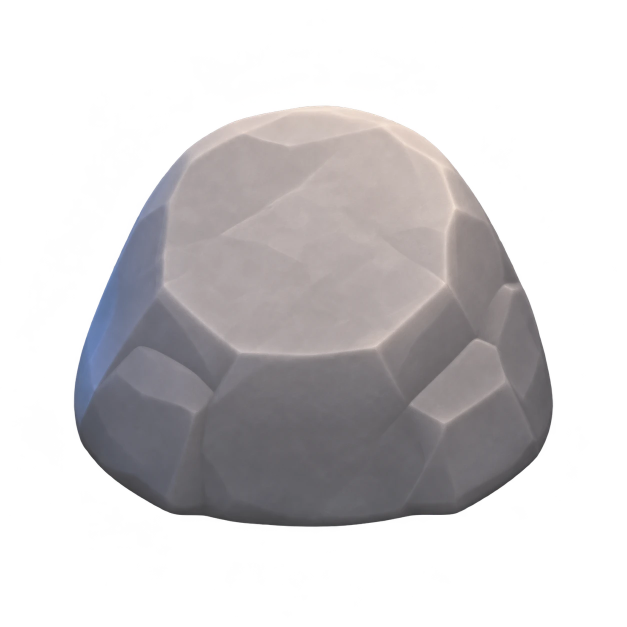
#> input picture design/reference/turnflock/garden/25-rock-hd.webp, 1254 x 1254 px, found by its file name (shown at 1/2 size); its folder holds 6 pictures in this run
$ python garden-obstacles.py
#> lines starting #> are read from the running program, lines starting #| are printed output that depends on the picture; after the words box and inside, x2 and y2 are one past the last pixel; in counts of white or black regions, pixels touching at a corner belong together
#!/usr/bin/env python3
"""Cut the garden-theme obstacles out of the owner's pictures.

Reads  design/reference/turnflock/garden/25-rock-hd.webp, 26-rock-moss-light-hd.webp,
       27-rock-mossy-hd.webp, 28-stump-hd.webp (already cut out by the owner),
       06-bush-flowers.png, 17-sheet-bushes-plants.png
Writes assets/turnflock/garden/obstacles/*.webp   (transparent, no shadow)
       data/themes/garden/obstacle-sprites.json   (size and foot of each picture)

The owner's picture is the part: nothing is drawn. Per picture:
1. The background colour is read from the border.
2. The object is everything not reachable from the border through
   background-like pixels (so white flowers inside the bush stay solid).
3. Inside the object alpha is 1. On its outer ring alpha and colour are
   un-mixed from the background (clean edge, no white or grey halo).
4. The soft baked shadow under the object is recognised and left out
   (cut(keep_shadow=0)); cut() can still keep it as semi-transparent lavender.
5. Cropped, scaled with premultiplied alpha (no dark fringe) and saved as WebP.

The three rocks and the stump come already cut out (transparent, no shadow):
their own edge is kept. No obstacle has a shadow under it (owner's choice): the
bushes' baked shadow is dropped too. The pink bush is made from 06-bush-flowers by retinting its white
flowers pink and lilac, as on 17-sheet-bushes-plants, because the pink bush
exists only at 83 px there; the smallest flower stays white, as on the sheet.

Run from the repo root:  python3 tools/asset-pipeline/garden-obstacles.py
Needs Pillow and numpy (tools only; the game has no new dependency).
"""
import json
from pathlib import Path

import numpy as np
from PIL import Image, ImageDraw, ImageFilter

SRC = Path('design/reference/turnflock/garden')
OUT = Path('assets/turnflock/garden/obstacles')
DATA = Path('data/themes/garden/obstacle-sprites.json')
LONGEST = 224          # px, longest side of an obstacle picture (game shows it ~50 CSS px wide)
PLANT_SCALE = 2        # sprig and grass come from a small sheet: twice its size
PLANT_FLOWER = 128     # px, longest side of a loose flower
OBJECT_STEP = 40       # colour distance from the background that ends "background"
SHADOW = np.array([92.0, 74.0, 124.0])   # colour the baked shadow is kept in
QUALITY = 88
SHADOW_LUM = 172       # for a grey object (default of cut()): baked-shadow pixels are lighter than this
DARK_FOOT = 80         # ... and a grey object's foot line is darker than this
COLOURED_SHADOW_LUM = 60   # bushes are never grey, so every grey-lavender pixel low down is shadow
COLOURED_SHADOW_SAT = 0.25 # ... even a slightly tinted one (the leaves are far more saturated)


# [7 lines left out: function load, not called in this run]


def background_of(rgb):
    border = np.concatenate([rgb[0], rgb[-1], rgb[:, 0], rgb[:, -1]])
    return np.median(border, axis=0)


# [11 lines left out: function outside_mask, not called in this run]


def morph(mask, size, grow):
    im = Image.fromarray(np.where(mask, 255, 0).astype(np.uint8))
    im = im.filter(ImageFilter.MaxFilter(size) if grow else ImageFilter.MinFilter(size))
    return np.asarray(im) > 127


# [67 lines left out: functions box_blur, cut, saturation_value, not called in this run]


def components(mask, min_area):
    """Label connected parts of a mask (flood fill); returns a list of boolean masks."""
    # .copy(): an image made from an array shares its memory and ignores flood fills.
    im = Image.fromarray(np.where(mask, 255, 0).astype(np.uint8)).copy()
    out = []
    ys, xs = np.nonzero(mask)
    label = 1
    for y, x in zip(ys[::97], xs[::97]):
        if im.getpixel((int(x), int(y))) != 255:
            continue
        ImageDraw.floodfill(im, (int(x), int(y)), label)
        part = np.asarray(im) == label
        if part.sum() >= min_area:
            out.append(part)
        label += 1
        if label > 250:
            break
    return out


# [51 lines left out: functions flower_masks, flower_cut, pink_flowers, not called in this run]


def from_cutout(name):
    """A picture the owner supplied already cut out: its own alpha, stray specks dropped."""
#> called with name = '25-rock-hd.webp'
    a = np.asarray(Image.open(SRC / name).convert('RGBA')).astype(np.float64)
    rgb, alpha = a[..., :3], a[..., 3] / 255.0
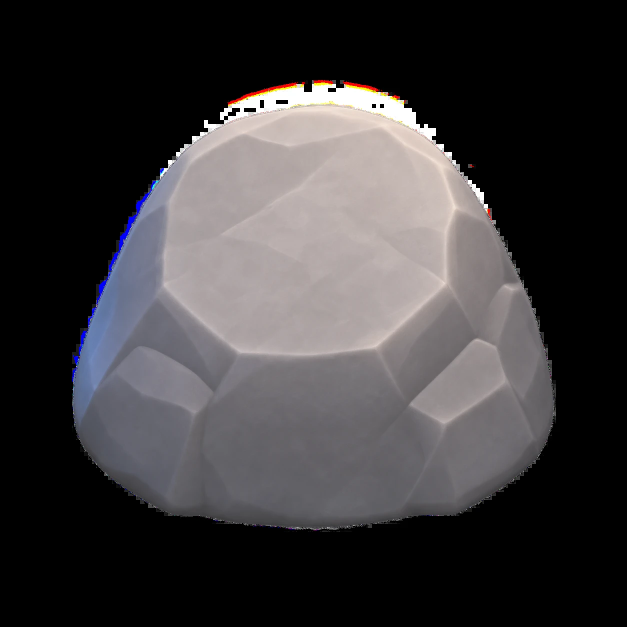
#> rgb: shape (1254, 1254, 3) float64 (shown at 1/2 size); mean R, G, B 59.8, 57.4, 59
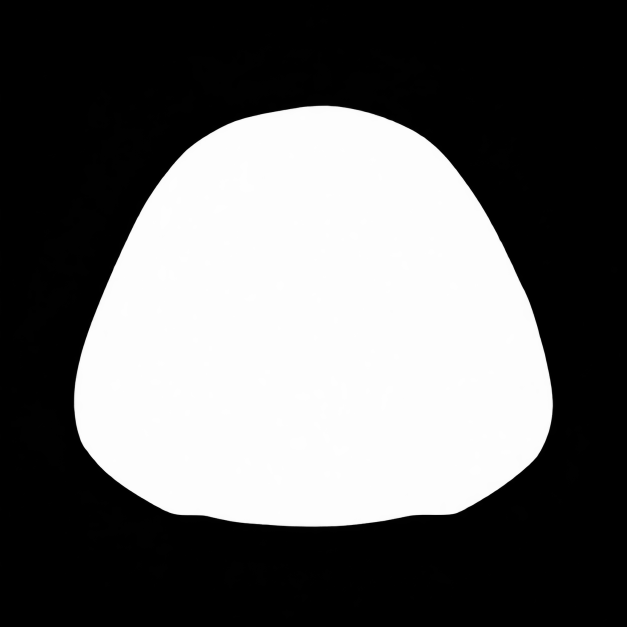
#> alpha: shape (1254, 1254) float64 (shown at 1/2 size); min 0, max 1, mean 0.395
    # The owner's cut-outs top out just under full alpha (253): make the body solid.
    alpha = np.clip(alpha / 0.98, 0, 1)
    parts = components(alpha > 0.5, 200)
#> in components, `im = Image.fromarray(np.where(mask, 255, 0).astype(np.uint8)).copy()`: im: PIL image 1254x1254 L; 39.8% white; 1 white region, box (x1, y1, x2, y2) and area: (148, 211, 1106, 1053) 626075
#> the loop in components, `for y, x in zip(ys[::97], xs[::97]):` made 6455 passes
#> (y, x) on passes 2 to 4: (213, 659), (214, 679), (215, 686)
#> after the loop in components, `for y, x in zip(ys[::97], xs[::97]):`: label = 2; out = 1 item
#> parts = 1 item
    keep = max(parts, key=lambda m: m.sum())
    big = [m for m in parts if m.sum() > 0.02 * keep.sum()]
#> big = 1 item
    near = morph(np.any(big, axis=0), 5, grow=True)
#> in morph, `im = im.filter(ImageFilter.MaxFilter(size) if grow else ImageFilter.Mi..`:
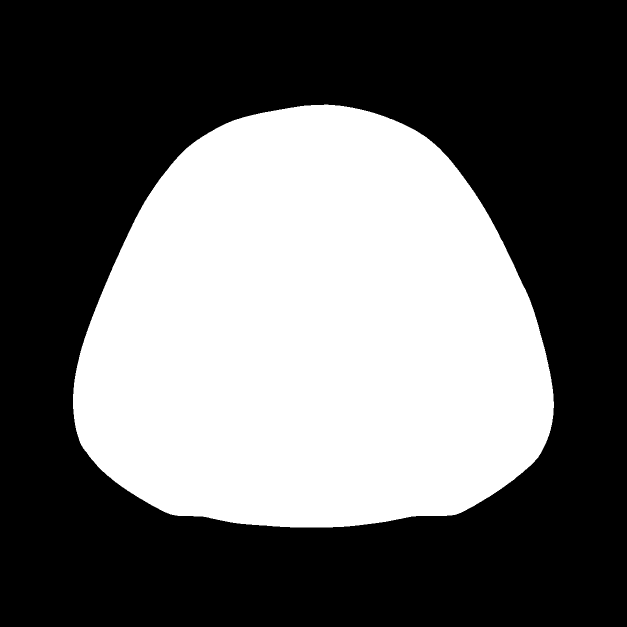
#> im: PIL image 1254x1254 L (shown at 1/2 size); 40.3% white; 1 white region, box (x1, y1, x2, y2) and area: (146, 209, 1108, 1055) 633292
    alpha = np.where(near, alpha, 0)
    return rgb, alpha, alpha > 0.5


def save(colour, alpha, obj, name, longest=None, scale=None):
#> called with name = 'rock', longest = 224
    ys, xs = np.nonzero(alpha > 0.02)
    y0, y1 = max(0, ys.min() - 4), min(alpha.shape[0], ys.max() + 5)
#> y0 = 205; y1 = 1059
    x0, x1 = max(0, xs.min() - 4), min(alpha.shape[1], xs.max() + 5)
#> x0 = 142; x1 = 1111
    colour, alpha, obj = colour[y0:y1, x0:x1], alpha[y0:y1, x0:x1], obj[y0:y1, x0:x1]
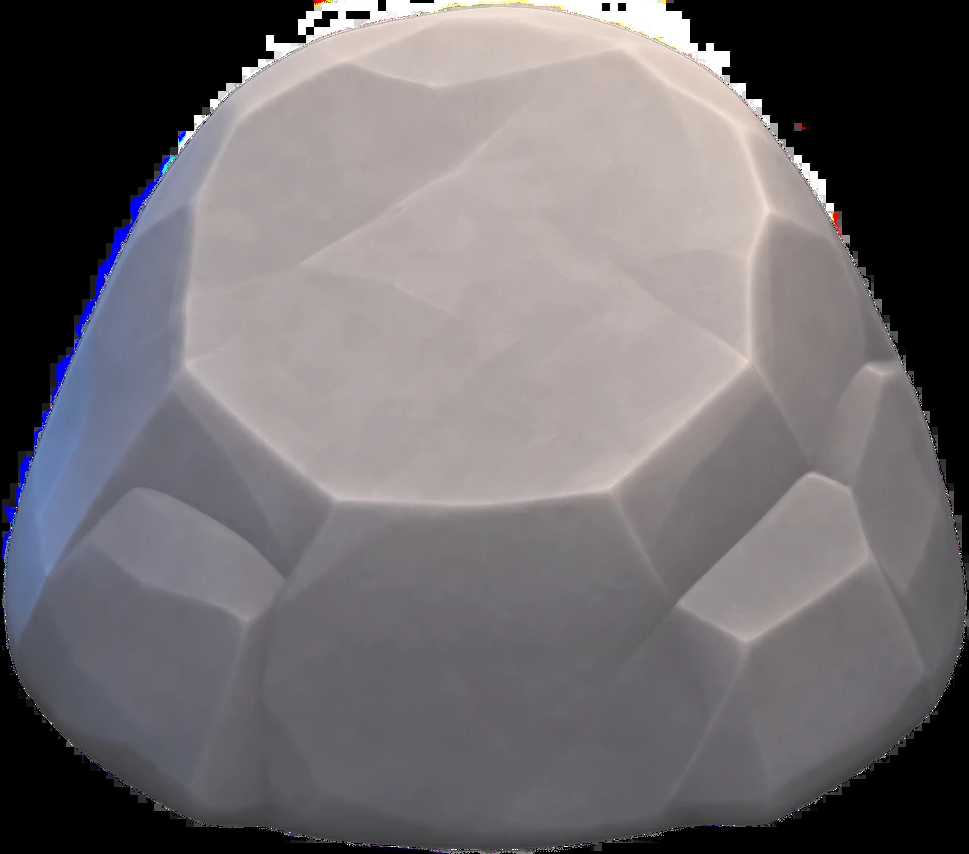
#> colour: shape (854, 969, 3) float64; mean of channels 0, 1, 2 110.8, 106.6, 109.8; drawn as R, G, B
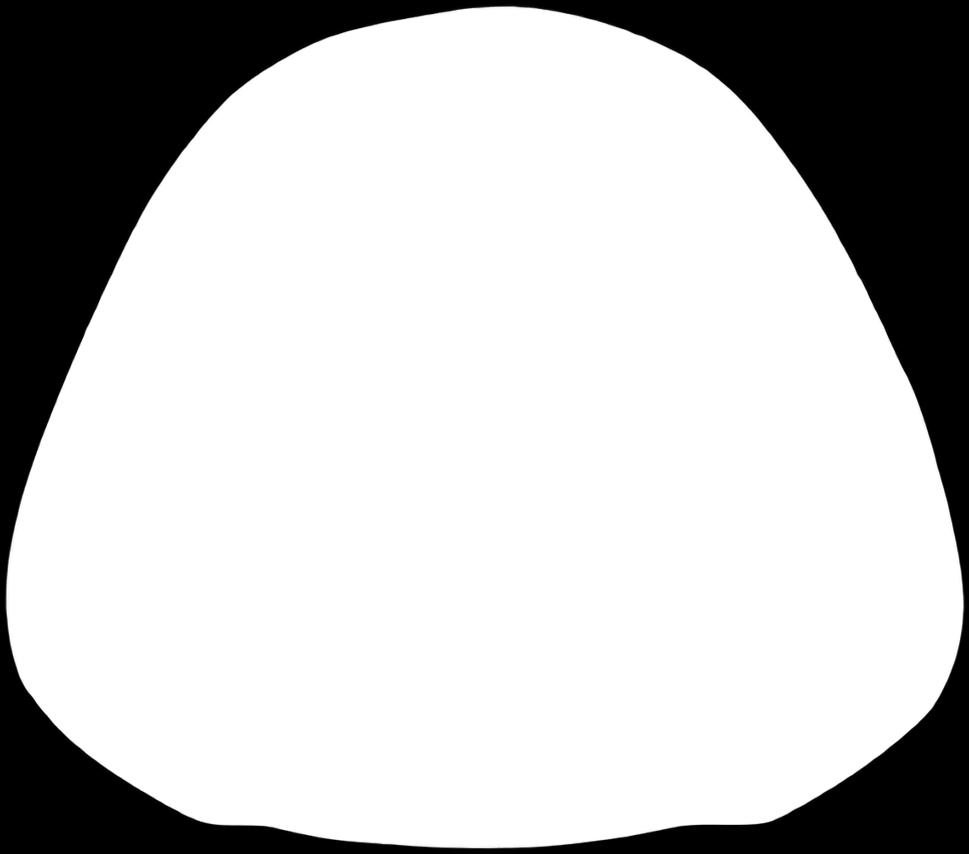
#> alpha: shape (854, 969) float64; min 0, max 1, mean 0.757
#> obj: shape (854, 969) bool; 75.7% white; 1 black region, box (x1, y1, x2, y2) and area: (0, 0, 969, 854) 201451
    h, w = alpha.shape
#> h = 854; w = 969
    f = (longest / max(w, h)) if longest else scale
#> f = 0.231
    size = (max(1, round(w * f)), max(1, round(h * f)))
#> size = (224, 197)
    pre = np.dstack([colour * alpha[..., None], alpha * 255]).clip(0, 255).astype(np.uint8)
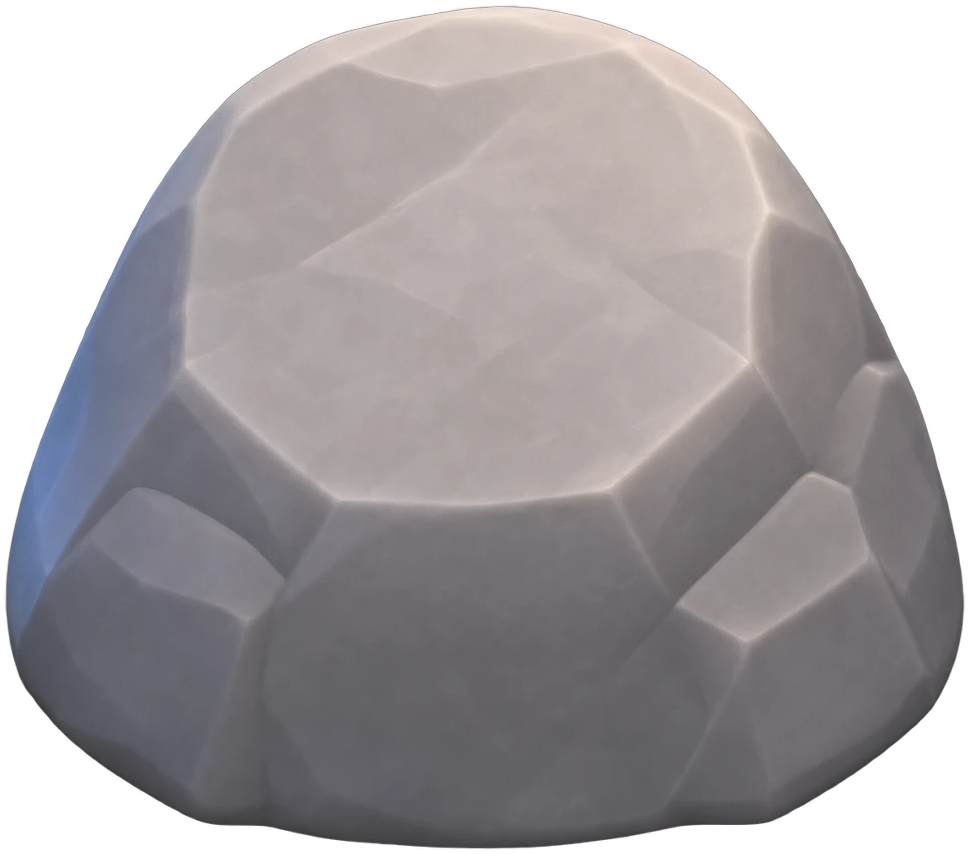
#> pre: shape (854, 969, 4); mean of channels 0, 1, 2, 3 106.3, 102.1, 104.6, 192.9; transparent parts drawn white
    small = np.asarray(Image.fromarray(pre, 'RGBA').resize(size, Image.LANCZOS)).astype(np.float64)
    a = small[..., 3:4] / 255.0
#> a: shape (197, 224, 1) float64
    rgb = np.where(a > 0, small[..., :3] / np.maximum(a, 1e-6), 0)
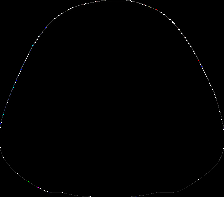
#> rgb: shape (197, 224, 3) float64; mean of channels 0, 1, 2 322.6, 321.3, 337.4; drawn with min black and max white
    out = np.dstack([rgb, a * 255]).clip(0, 255).astype(np.uint8)
    OUT.mkdir(parents=True, exist_ok=True)
    path = OUT / f'{name}.webp'
    Image.fromarray(out, 'RGBA').save(path, 'WEBP', quality=QUALITY, alpha_quality=100, method=6)
    oys, oxs = np.nonzero(obj)
    return {
        'file': path.name,
        'px': list(size),
        'bytes': path.stat().st_size,
        # Where the object itself (not its shadow) sits in the picture, as shares of width and height.
        'objectLeft': round(oxs.min() / w, 4),
        'objectRight': round((oxs.max() + 1) / w, 4),
        'objectTop': round(oys.min() / h, 4),
        'foot': round((oys.max() + 1) / h, 4),
    }


def main():
    meta = {}
    for kind, name, source in [('rock', 'rock', '25-rock-hd.webp'), ('rockMossLight', 'rock-moss-light', '26-rock-moss-light-hd.webp'),
                               ('rockMossy', 'rock-mossy', '27-rock-mossy-hd.webp'), ('stump', 'stump', '28-stump-hd.webp')]:
        c, a, o = from_cutout(source)
        meta[kind] = save(c, a, o, name, LONGEST)
    bush = load('06-bush-flowers.png')
    # No shadow under an obstacle (owner's choice): the bushes' baked shadow is dropped.
    c, a, o = cut(bush, keep_shadow=0.0, shadow_lum=COLOURED_SHADOW_LUM, shadow_sat=COLOURED_SHADOW_SAT)
    meta['bushWhite'] = save(c, a, o, 'bush-white', LONGEST)
    white_flower = flower_masks(bush, o)[0]
    pink = pink_flowers(bush, o, [(255, 112, 172), (226, 150, 238), (244, 84, 150)])
    c, a, o = cut(pink, keep_shadow=0.0, shadow_lum=COLOURED_SHADOW_LUM, shadow_sat=COLOURED_SHADOW_SAT)
    meta['bushPink'] = save(c, a, o, 'bush-pink', LONGEST)
    # Loose plants. The four-leaf sprig and the grass tuft come from 17-sheet-bushes-plants (429 x 83),
    # kept at twice the sheet's size; only the largest part of each column is kept.
    sheet = load('17-sheet-bushes-plants.png')
    plants = {}
    for name, (x0, x1) in {'plant-sprig': (190, 255), 'plant-grass': (255, 318)}.items():
        c, a, o = cut(sheet[:, x0:x1], keep_shadow=0.0)
        keep = max(components(a > 0.5, 50), key=lambda m: m.sum())
        a = np.where(morph(keep, 3, grow=True), a, 0)
        plants[name] = save(c, a, o & keep, name, scale=PLANT_SCALE)
    # The flowers come from the large bush picture (much sharper than the sheet): its biggest white
    # flower, and the same flower from the retinted pink bush.
    c, a, o = flower_cut(bush, white_flower)
    plants['plant-flower-white'] = save(c, a, o, 'plant-flower-white', longest=PLANT_FLOWER)
    # Same outline as the white one (the rim is judged on the white petals), pink colours.
    c_pink, _, _ = flower_cut(pink, white_flower)
    plants['plant-flower-pink'] = save(c_pink, a, o, 'plant-flower-pink', longest=PLANT_FLOWER)
    DATA.write_text(json.dumps({'_note': 'Written by tools/asset-pipeline/garden-obstacles.py; do not edit by hand.',
                                'obstacles': meta, 'plants': plants}, indent=2) + '\n')
    total = sum(m['bytes'] for m in meta.values())
    for k, m in {**meta, **plants}.items():
        print(f"{k:22s} {m['px'][0]:4d}x{m['px'][1]:<4d} {m['bytes'] / 1024:6.1f} kB")
    print(f"obstacles total {total / 1024:.1f} kB, plants total {sum(m['bytes'] for m in plants.values()) / 1024:.1f} kB")


if __name__ == '__main__':
#> (the run stopped early here; a loop or call above may not have finished)
